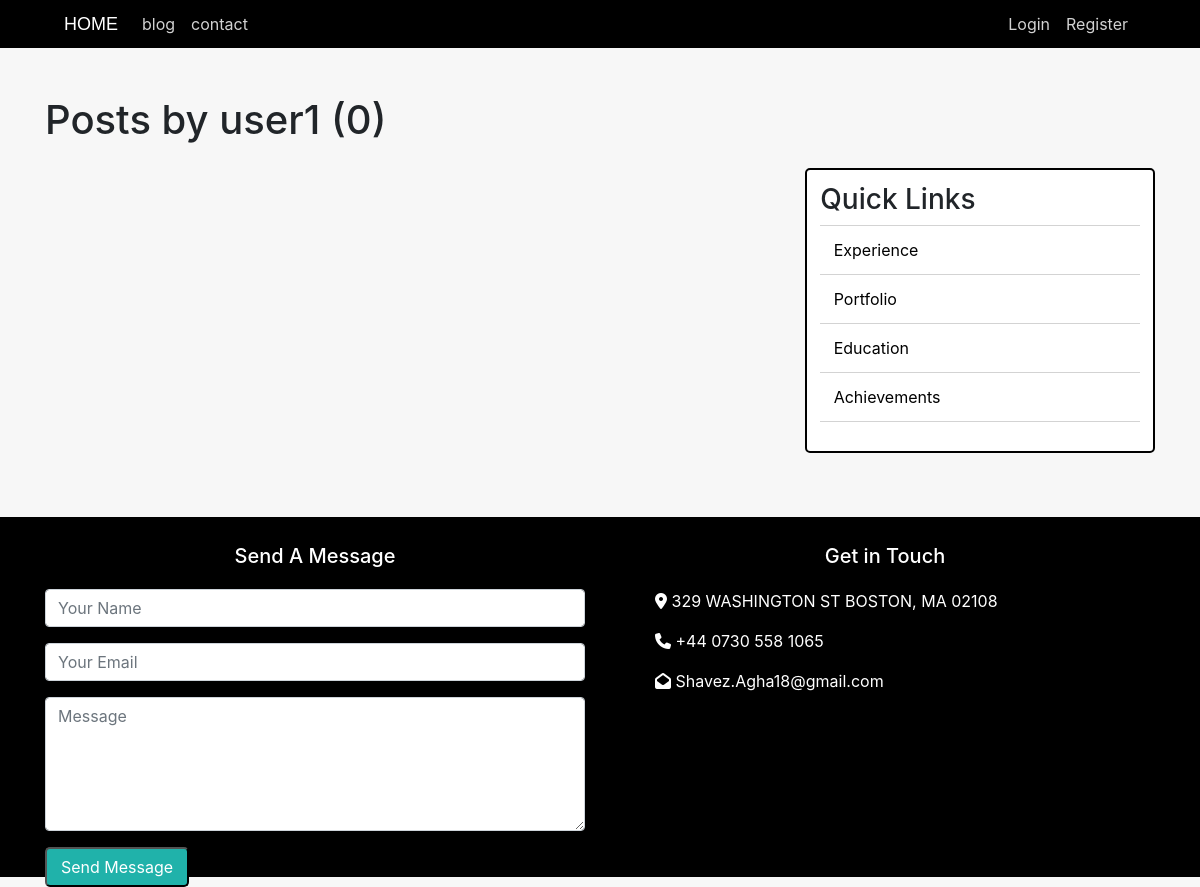
Page /user/user1 on the earlier database version.
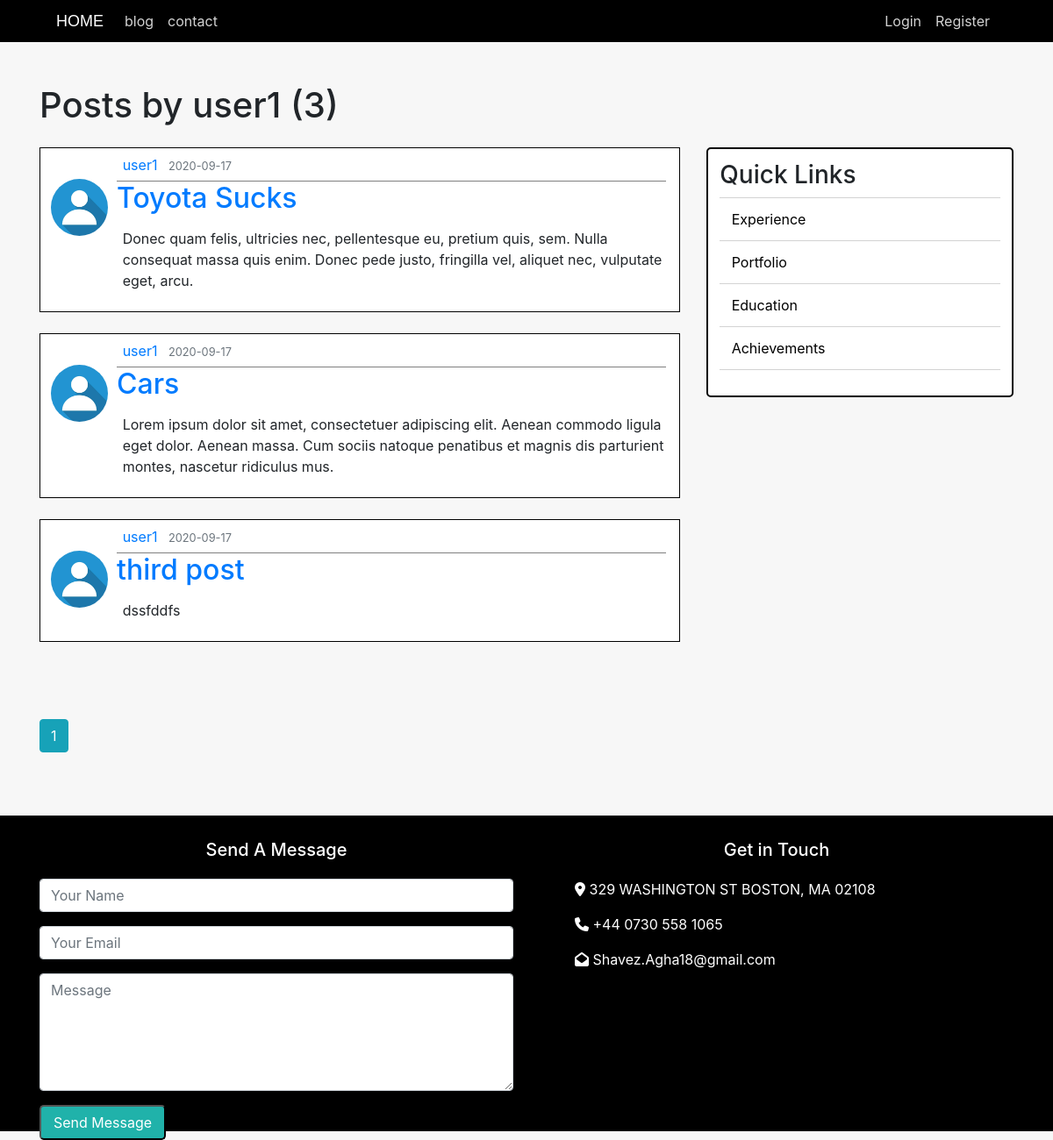
Same page on the later database version.
### portfolio/models.py (models this page shows, shortened)
class Post(db.Model):
    id = db.Column(db.Integer, primary_key=True)
    title = db.Column(db.String(100), nullable=False)
    date_posted = db.Column(db.DateTime, nullable=False, default=datetime.utcnow)
    content = db.Column(db.Text, nullable=False)
    user_id = db.Column(db.Integer, db.ForeignKey('user.id'), nullable=False)

class User(db.Model, UserMixin):
    id = db.Column(db.Integer, primary_key=True)
    username = db.Column(db.String(20), unique=True, nullable=False)
    email = db.Column(db.String(120), unique=True, nullable=False)
    image_file = db.Column(db.String(20), nullable=False, default='default.jpg')
    password = db.Column(db.String(60), nullable=False)
    posts = db.relationship('Post', backref='author', lazy=True)

### portfolio/users/routes.py (the view)
@users.route("/user/<string:username>")
def user_posts(username):
    page = request.args.get('page', 1, type=int)
    user = User.query.filter_by(username=username).first_or_404() # search if username exist or display 404 error page
    posts = Post.query.filter_by(author=user).order_by(Post.date_posted.desc()).paginate(page=page, per_page=5)
    return render_template('util_pages/user_posts.html', posts=posts, user=user)

### portfolio/templates/util_pages/user_posts.html (shortened to what this page needs)
{% extends "base.html" %}
{% block blog_title %}
<div class="container mb-3">
    <h1>Posts by {{ user.username }} ({{ posts.total }})</h1>
</div>
{% endblock %}
{% block blog %}
    <div class="blog-content col-md-8">
        {% for post in posts.items %}
            <article class="media content-section mb-4">
                <img class="rounded-circle article-img" src="{{ url_for('static', filename='profile_pics/' + post.author.image_file) }}">
                <div class="media-body">
                    <div class="article-metadata">
                    <a class="mr-2" href="{{ url_for('users.user_posts', username=post.author.username) }}">{{ post.author.username }}</a>
                    <small class="text-muted">{{ post.date_posted.strftime('%Y-%m-%d') }}</small>
                    </div>
                    <h2><a class="article-title" href="{{ url_for('posts.post', post_id=post.id) }}">{{ post.title }}</a></h2>
                    <p class="article-content">{{ post.content }}</p>
                </div>
            </article>
        {% endfor %}
    </div>
{% endblock %}
{% block page_counter %}
    <div class="container mb-5">
        {% for page_num in posts.iter_pages(left_edge=1, right_edge=1, left_current=1, right_current=2) %}
            {% if page_num %}
                {% if posts.page == page_num %}
                    <a class="btn btn-info mb-4" href="{{ url_for('users.user_posts', username=user.username, page=page_num) }}">{{ page_num }}</a>
                {% else %}
                    <a class="btn btn-outline-info mb-4" href="{{ url_for('users.user_posts', username=user.username, page=page_num) }}">{{ page_num }}</a>
                {% endif %}
            {% else %}
                ...
            {% endif %}
        {% endfor %}
    </div>
{% endblock %}

Differences in the rows shown:
added Post: image_file (placeholder picture), author.username "user1", date_posted "2020-09-17", title "Toyota Sucks", content "Donec quam felis, ultricies nec, pellentesque eu, pretium quis, sem. Nulla consequat massa quis enim. Donec pede justo, fringilla vel, aliquet nec, vulputate eget, arcu."
added Post: image_file (placeholder picture), author.username "user1", date_posted "2020-09-17", title "Cars", content "Lorem ipsum dolor sit amet, consectetuer adipiscing elit. Aenean commodo ligula eget dolor. Aenean massa. Cum sociis natoque penatibus et magnis dis parturient montes, nascetur ridiculus mus."
added Post: image_file (placeholder picture), author.username "user1", date_posted "2020-09-17", title "third post", content "dssfddfs"
Other differences:
{{ posts.total }}: "0" → "3"
new list line: "1"
